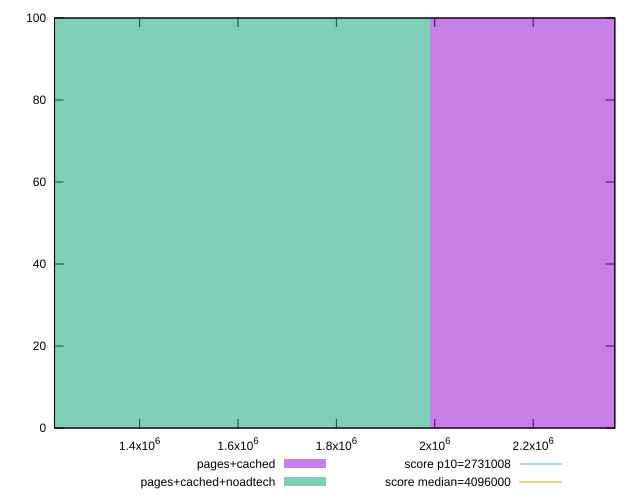

Reproduce this figure in gnuplot.
reset

$pagesCached <<EOF
2652663.932715861 100
EOF

$pagesCachedNoadtech <<EOF
1326331.9663579306 100
EOF

set key outside below
set boxwidth 1326331.9663579306
set xrange [1227082:2365981]
set yrange [0:100]
set trange [0:100]
set style fill transparent solid 0.5 noborder

set parametric
set terminal svg size 640, 500 enhanced background rgb 'white'
set output "report_00022_2021-02-20T12:08:46.964Z/total-byte-weight/comparison/histogram/1_vs_2.svg"

plot $pagesCached title "pages+cached" with boxes, \
     $pagesCachedNoadtech title "pages+cached+noadtech" with boxes, \
     2731008,t title "score p10=2731008", \
     4096000,t title "score median=4096000"

reset
